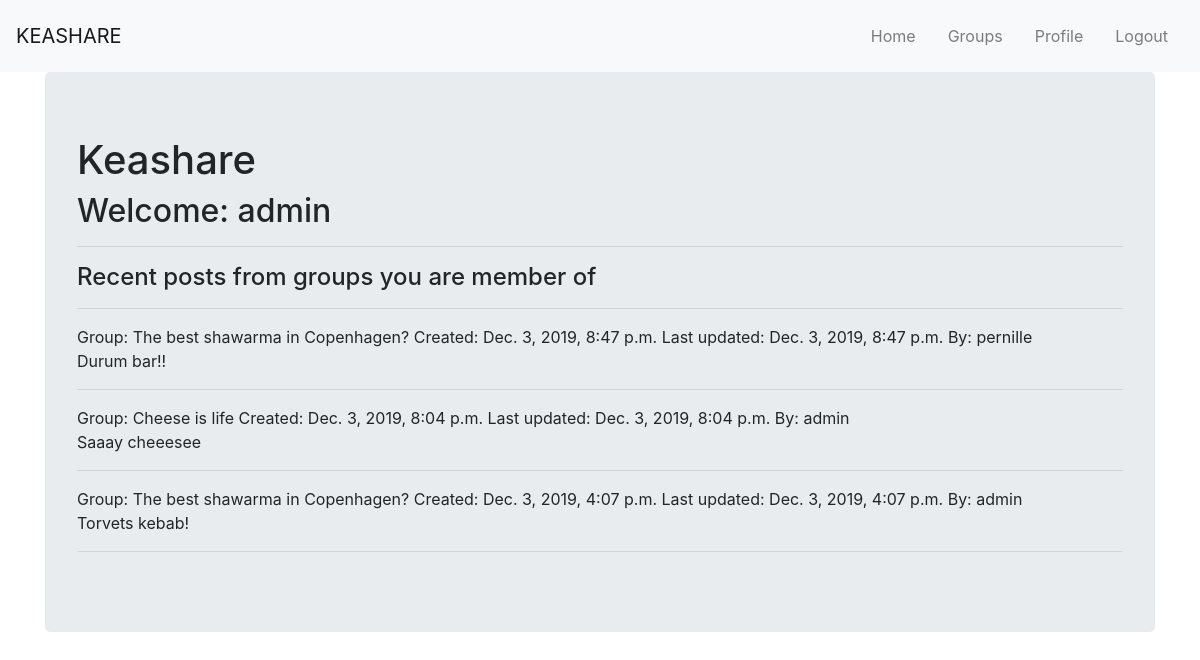
Page /keashare/ (signed in) on the earlier database version.
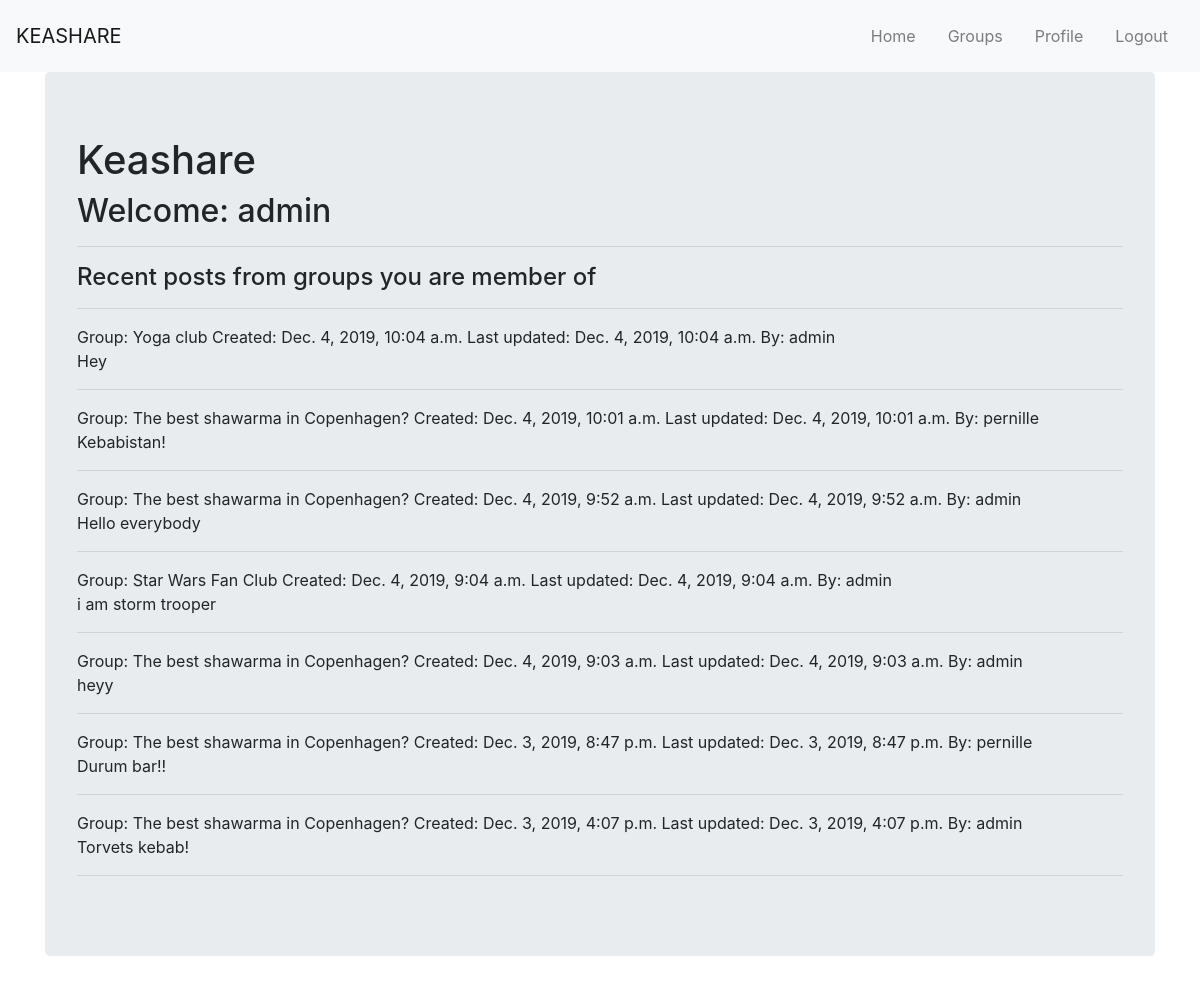
Same page on the later database version.
### keashareapp/models.py (models this page shows, shortened)
class Post(models.Model):
    user = models.ForeignKey(User, on_delete=models.CASCADE)
    created = models.DateTimeField(auto_now_add=True)
    group = models.ForeignKey(AppGroup, on_delete=models.CASCADE)
    last_updated = models.DateTimeField(auto_now=True)
    text = models.TextField()

class AppGroup(models.Model):
    owner = models.ForeignKey(User, on_delete=models.CASCADE, related_name='owners')
    users = models.ManyToManyField(User) # members
    name = models.CharField(max_length=200)
    description = models.TextField()

### keashareapp/views.py (the view)
# urls.py: path('', views.index, name='index'),
def index(request):
    user = request.user
    if request.method == 'GET':
        user_groups = models.AppGroup.objects.filter(users__username__contains=user.username)
        posts = models.Post.objects.filter(group__in=user_groups).order_by('-created')[:10] # show correct posts, order-by, limit
        context = {
            'user': user,
            'posts': posts,
            'user_groups': user_groups,
        }
        return render(request, 'keashareapp/index.html', context=context)

### keashareapp/templates/keashareapp/index.html (shortened to what this page needs)
{% extends 'base.html' %}
{% block nav %}
    <ul class="navbar-nav ml-auto flex-nowrap">
        <li class="nav-item">
            <a href="{% url 'keashareapp:index' %}" class="nav-link m-2 menu-item nav-active">Home</a>
        </li>
        <li class="nav-item">
            <a href="{% url 'keashareapp:groups' %}" class="nav-link m-2 menu-item nav-active">Groups</a>
        </li>
        <li class="nav-item">
            <a href="{% url 'loginapp:profile' %}" class="nav-link m-2 menu-item nav-active">Profile</a>
        </li>
        <li class="nav-item">
            <a href="{% url 'loginapp:logout' %}" class="nav-link m-2 menu-item nav-active">Logout</a>
        </li>
    </ul>
{% endblock %}
{% block body %}
<div class="container">
    <div class="jumbotron">
        <h1>Keashare</h1>
        <h2>Welcome: {{ user.username }}</h2>
        <hr>
        <h4>Recent posts from groups you are member of</h4>
        <hr>
        <div>
            {% for post in posts %}
                Group: {{ post.group.name }}
                Created: {{ post.created }}
                Last updated: {{ post.last_updated }}
                By: {{ post.user }}
                <div>{{ post.text }}</div>
                <hr>
            {% endfor %}
        </div>
    </div>
</div>
{% endblock %}

Differences in the rows shown:
no longer on this page (row unchanged): Post: group.name "Cheese is life", created "Dec. 3, 2019, 8:04 p.m.", last_updated "Dec. 3, 2019, 8:04 p.m.", user "admin", text "Saaay cheeesee"
added Post: group.name "Yoga club", created "Dec. 4, 2019, 10:04 a.m.", last_updated "Dec. 4, 2019, 10:04 a.m.", user "admin", text "Hey"
added Post: group.name "The best shawarma in Copenhagen?", created "Dec. 4, 2019, 10:01 a.m.", last_updated "Dec. 4, 2019, 10:01 a.m.", user "pernille", text "Kebabistan!"
added Post: group.name "The best shawarma in Copenhagen?", created "Dec. 4, 2019, 9:52 a.m.", last_updated "Dec. 4, 2019, 9:52 a.m.", user "admin", text "Hello everybody"
added Post: group.name "Star Wars Fan Club", created "Dec. 4, 2019, 9:04 a.m.", last_updated "Dec. 4, 2019, 9:04 a.m.", user "admin", text "i am storm trooper"
added Post: group.name "The best shawarma in Copenhagen?", created "Dec. 4, 2019, 9:03 a.m.", last_updated "Dec. 4, 2019, 9:03 a.m.", user "admin", text "heyy"
